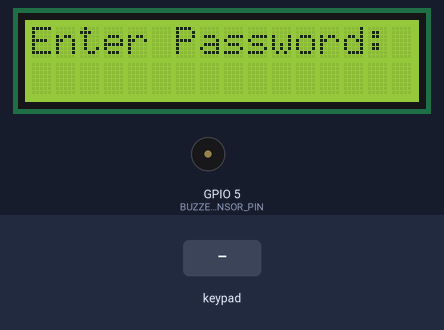
Simulated run of this sketch. Board: ESP32. On the bench: 16×2 character LCD, buzzer (waves = sounding, pin HIGH). Inputs (shaded band) come from the test bench. What the sketch prints to the serial monitor is not drawn.

Above: at 1.2 s.
1.3 s: key '#' pressed
At 1.42 s:
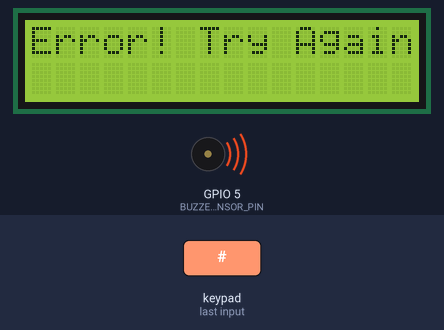
3.4 s: keypad keys 1 2 3 4 # pressed 0.4 s apart
At 5.4 s:
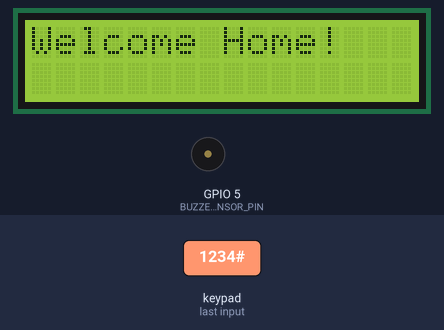
8.4 s: key 'U' pressed
At 9.6 s:
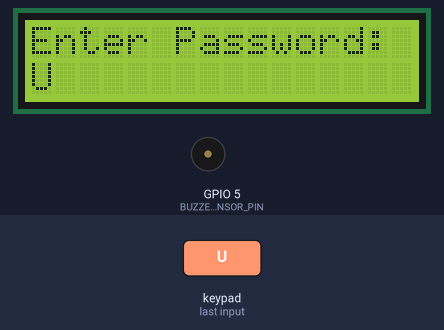
9.9 s: keypad keys 1 2 3 4 D pressed 0.4 s apart
At 12.5 s:
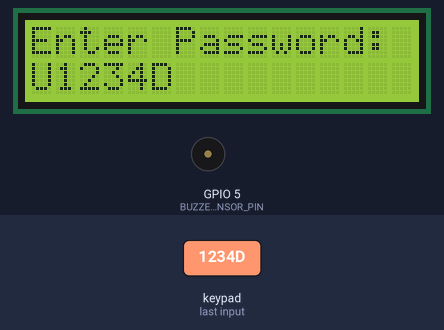
13.4 s: key 'L' pressed
At 14.6 s:
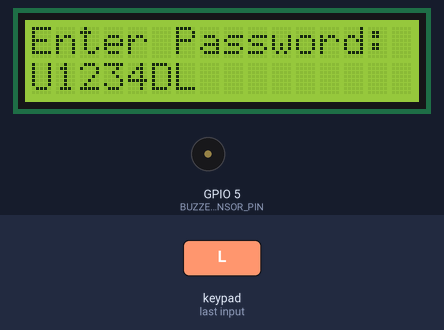
14.9 s: key 'R' pressed
At 16.3 s:
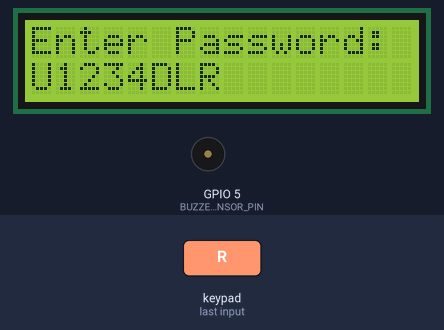
Timing chart, 0 to 17.4 s (numbered marks = the images above; inputs shaded):
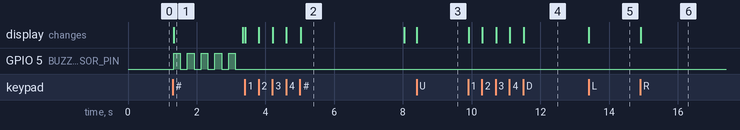

The sketch:

board2.ino
```cpp
#include <Arduino.h>
#include <LiquidCrystal_I2C.h>
#include <Keypad.h>
#include <Wire.h>
#include <SoftwareSerial.h>

// Define buzzer pin
#define BUZZER_SENSOR_PIN 5

// Define RX and TX pins for SoftwareSerial
const int rxPin = 21;
const int txPin = 19;

// Initialize SoftwareSerial
SoftwareSerial serial2(rxPin, txPin);

// Keypad configuration
const byte ROWS = 4; // Four rows
const byte COLS = 4; // Four columns
char keys[ROWS][COLS] = {
  {'1', '2', '3', 'U'}, // Example custom key
  {'4', '5', '6', 'D'}, // Example custom key
  {'7', '8', '9', '*'}, // '*' to clear
  {'L', '0', 'R', '#'}  // '#' to submit
};

byte rowPins[ROWS] = {32, 33, 25, 26};
byte colPins[COLS] = {13, 12, 14, 27};

Keypad keypad = Keypad(makeKeymap(keys), rowPins, colPins, ROWS, COLS);

// LCD configuration
LiquidCrystal_I2C lcd(0x27, 16, 2);

// Password settings
String password = "1234"; // Correct password
String inputPassword = "";

void setup() {
  // Serial communication for debugging
  Serial.begin(74880);
  serial2.begin(9600);

  // Initialize I2C communication for LCD
  Wire.begin(22, 23);

  // Configure the buzzer pin as output
  pinMode(BUZZER_SENSOR_PIN, OUTPUT);

  // Initialize the LCD
  lcd.init();
  lcd.backlight();
  lcd.setCursor(0, 0);
  lcd.print("Enter Password:");
}

void loop() {
  // Read key press from the keypad
  char key = keypad.getKey();

  if (key) {
    if (key == '#') { // Submit password
      if (inputPassword == password) {
        // Correct password: display success message
        lcd.clear();
        lcd.setCursor(0, 0);
        lcd.print("Welcome Home!");
        Serial.println("Correct Password!");
        serial2.println("true");
        delay(3000);
      } else {
        // Incorrect password: display error message and activate buzzer
        lcd.clear();
        lcd.setCursor(0, 0);
        lcd.print("Error! Try Again");
        Serial.println("Wrong Password!");

        // Activate buzzer with pip-pip-pip pattern
        Serial.println("Activating Buzzer...");
        for (int i = 0; i < 5; i++) { // Beep 3 times
          digitalWrite(BUZZER_SENSOR_PIN, HIGH);
          delay(200); // Beep duration (200ms)
          digitalWrite(BUZZER_SENSOR_PIN, LOW);
          delay(200); // Pause between beeps (200ms)
        }
        Serial.println("Buzzer Deactivated.");
      }

      // Reset input password and LCD for next attempt
      inputPassword = "";
      lcd.clear();
      lcd.setCursor(0, 0);
      lcd.print("Enter Password:");
    } else if (key == '*') { // Clear input
      inputPassword = "";
      lcd.setCursor(0, 1);
      lcd.print("                "); // Clear second row
      Serial.println("Input Cleared");
    } else {
      // Append the pressed key to the input password
      inputPassword += key;
      lcd.setCursor(0, 1);
      lcd.print(inputPassword);
      Serial.print("Key Pressed: ");
      Serial.println(key);
    }
  }
}
```

Measured:
- after the input at 1.3 s, GPIO 5 (BUZZER_SENSOR_PIN): alternates HIGH for 0.20 s and LOW for 0.20 s, starting at once; the display: changes at once (image 1)
- after the input at 3.4 s, the display: first changes at once (image 2 shows a later state)
- after the input at 8.4 s, the display: changes at once (image 3)
- after the input at 9.9 s, the display: first changes at once (image 4 shows a later state)
- after the input at 13.4 s, the display: changes at once (image 5)
- after the input at 14.9 s, the display: changes at once (image 6)
- what the display in image 1 shows lasts 2.0 s, from 1.3 s to 3.3 s
